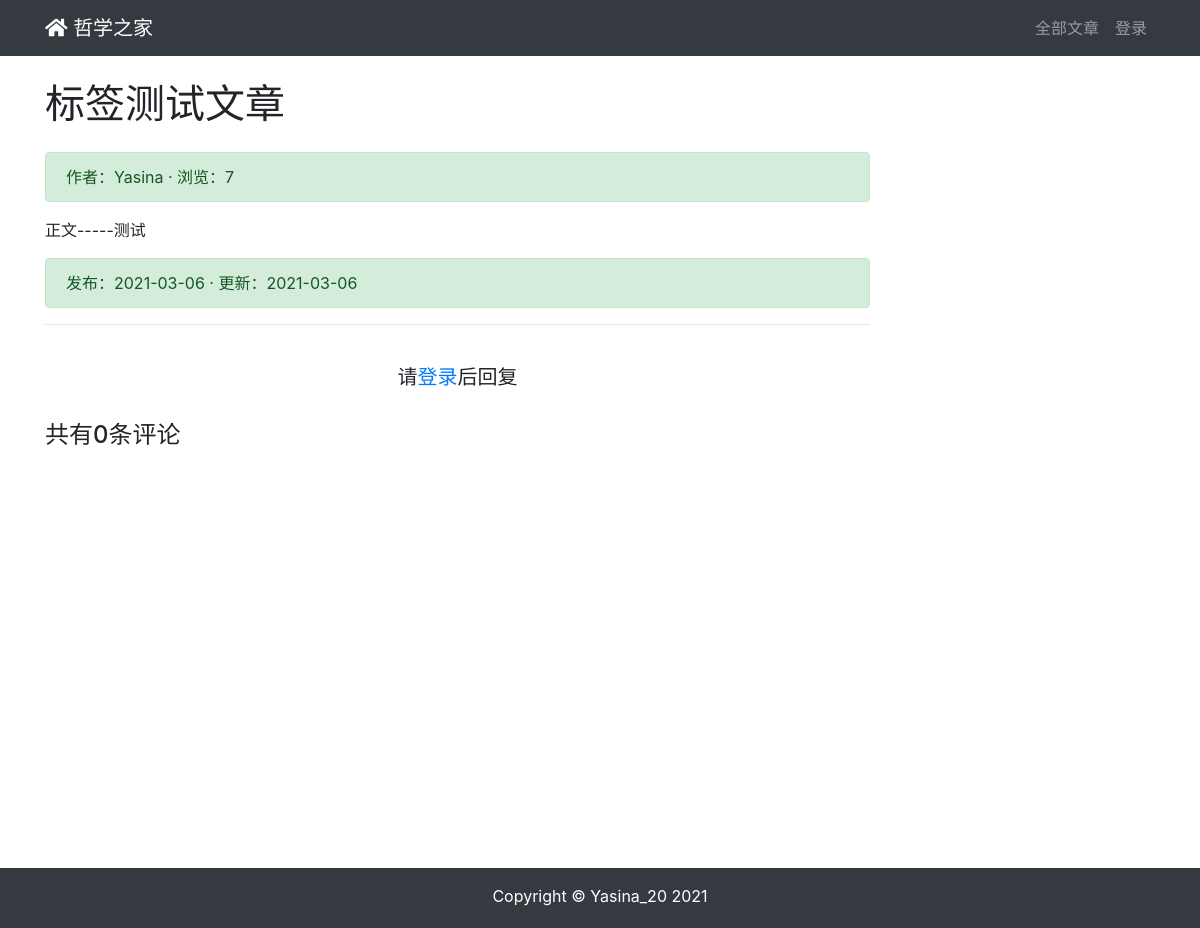
/article/article_detail/16/, run on the app's committed database.
### app01/models.py (models this page shows, shortened)
class ArticlePost(models.Model):
    author = models.ForeignKey(User, on_delete=models.CASCADE)
    title = models.CharField(max_length=100)
    avatar = models.ImageField(upload_to='article/%Y%m%d', blank=True)
    body = models.TextField()  # 保存大量文本用TextField
    created = models.DateTimeField(default=timezone.now)
    updated = models.DateTimeField(auto_now=True)
    total_views = models.PositiveIntegerField(default=0)
    tags = TaggableManager(blank=True)
    column = models.ForeignKey(
        ArticleColumn,
        null=True,
        blank=True,
        on_delete=models.CASCADE,
        related_name='article'
    )
    class Meta:
        ordering = ('-created',)
    def save(self, *args, **kwargs):
        article = super(ArticlePost, self).save(*args, **kwargs)
        return article

### app01/views.py (the view)
# urls.py: path('article_detail/<int:id>/', views.article_detail, name='article_detail'),
def article_detail(request, id):
    article = ArticlePost.objects.get(id=id)
    comments = Comment.objects.filter(article=id)
    article.total_views += 1
    article.save(update_fields=['total_views'])
    md = markdown.Markdown(
        extensions=[
            'markdown.extensions.extra',
            'markdown.extensions.codehilite',
            'markdown.extensions.toc',
        ])
    article.body = md.convert(article.body)
    comments_form = CommentFrom()
    print(md.toc, '------------------------')
    context = {'article': article, 'toc': md.toc, 'comments': comments, 'comments_form': comments_form}
    return render(request, 'article/detail.html', context)

### templates/article/detail.html (shortened to what this page needs)
{% extends "base.html" %}
{% load static %}
{% block content %}
<link rel="stylesheet" href="{% static 'prism/prism.css' %}">
<div class="container">
    <div class="row">
        <div class="col-9">
            <h1 class="mt-4 mb-4">{{ article.title }}</h1>
            <div class="alert alert-success">
                作者：{{ article.author }} ·
                浏览：{{ article.total_views }}
            </div>
            <div><p>{{ article.body|safe }}</p></div>
            <div class="alert alert-success">
                发布：{{ article.created|date:'Y-m-d' }} ·
                更新：{{ article.updated|date:'Y-m-d' }}
            </div>
            <hr>
            {% if user.is_authenticated %}
                <div>
                    <form action="{% url 'comment:post_comment' article.id %}" method="POST">
                        {% csrf_token %}
                        <div class="form-group">
                            <label for="body">
                                <strong class="btn btn-success" onclick="fayan()">
                                    我也要发言
                                </strong>
                            </label>
                            <div id="pinglunkuang" style="display: none">
                                {{ comments_form.media }}
                                {{ comments_form.body }}
                                <button type="submit" class="btn btn-primary ">发送</button>
                            </div>
                        </div>
                    </form>
                </div>
                <br>
            {% else %}
                <br>
                <h5 class="row justify-content-center">
                    请<a href="{% url 'userprofile:login' %}">登录</a>后回复
                </h5>
                <br>
            {% endif %}
            <h4>共有{{ comments.count }}条评论</h4>
        </div>
    </div>
</div>
{% endblock content %}

### templates/base.html (style rules this page uses)
html, body { height: 100%; margin: 0; }

### data on the page
ArticlePost: title "标签测试文章", author "Yasina", total_views "7", body "正文-----测试", created "2021-03-06", updated "2021-03-06"

### other printed values
{{ comments.count }} "0"
